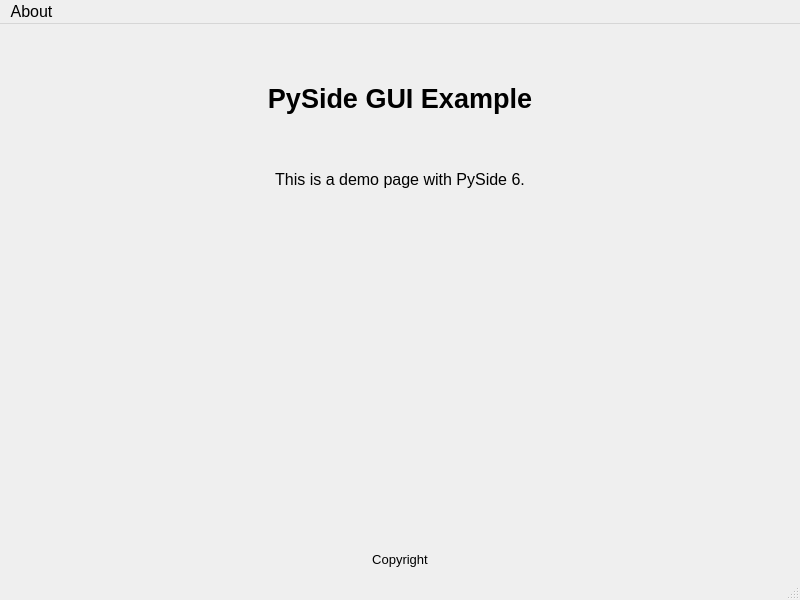
<?xml version="1.0" encoding="UTF-8"?>
<ui version="4.0">
 <class>MainWindow</class>
 <widget class="QMainWindow" name="MainWindow">
  <property name="geometry">
   <rect>
    <x>0</x>
    <y>0</y>
    <width>800</width>
    <height>600</height>
   </rect>
  </property>
  <property name="font">
   <font>
    <pointsize>12</pointsize>
   </font>
  </property>
  <property name="windowTitle">
   <string>MainWindow</string>
  </property>
  <widget class="QWidget" name="centralwidget">
   <layout class="QHBoxLayout" name="horizontalLayout" stretch="1,20,1">
    <item>
     <spacer name="horizontalSpacer">
      <property name="orientation">
       <enum>Qt::Horizontal</enum>
      </property>
      <property name="sizeHint" stdset="0">
       <size>
        <width>32</width>
        <height>20</height>
       </size>
      </property>
     </spacer>
    </item>
    <item>
     <layout class="QVBoxLayout" name="verticalLayout" stretch="1,2,1,10,1,1">
      <item>
       <spacer name="verticalSpacer">
        <property name="orientation">
         <enum>Qt::Vertical</enum>
        </property>
        <property name="sizeHint" stdset="0">
         <size>
          <width>20</width>
          <height>40</height>
         </size>
        </property>
       </spacer>
      </item>
      <item>
       <widget class="QLabel" name="title">
        <property name="font">
         <font>
          <family>Arial</family>
          <pointsize>20</pointsize>
          <bold>true</bold>
         </font>
        </property>
        <property name="text">
         <string>PySide GUI Example</string>
        </property>
        <property name="alignment">
         <set>Qt::AlignCenter</set>
        </property>
       </widget>
      </item>
      <item>
       <spacer name="verticalSpacer_2">
        <property name="orientation">
         <enum>Qt::Vertical</enum>
        </property>
        <property name="sizeHint" stdset="0">
         <size>
          <width>20</width>
          <height>40</height>
         </size>
        </property>
       </spacer>
      </item>
      <item>
       <widget class="QLabel" name="content">
        <property name="font">
         <font>
          <pointsize>12</pointsize>
         </font>
        </property>
        <property name="text">
         <string>This is a demo page with PySide 6.</string>
        </property>
        <property name="alignment">
         <set>Qt::AlignHCenter|Qt::AlignTop</set>
        </property>
       </widget>
      </item>
      <item>
       <spacer name="verticalSpacer_3">
        <property name="orientation">
         <enum>Qt::Vertical</enum>
        </property>
        <property name="sizeHint" stdset="0">
         <size>
          <width>20</width>
          <height>40</height>
         </size>
        </property>
       </spacer>
      </item>
      <item>
       <widget class="QLabel" name="copyright">
        <property name="font">
         <font>
          <pointsize>10</pointsize>
         </font>
        </property>
        <property name="text">
         <string>Copyright</string>
        </property>
        <property name="alignment">
         <set>Qt::AlignBottom|Qt::AlignHCenter</set>
        </property>
       </widget>
      </item>
     </layout>
    </item>
    <item>
     <spacer name="horizontalSpacer_2">
      <property name="orientation">
       <enum>Qt::Horizontal</enum>
      </property>
      <property name="sizeHint" stdset="0">
       <size>
        <width>32</width>
        <height>20</height>
       </size>
      </property>
     </spacer>
    </item>
   </layout>
  </widget>
  <widget class="QMenuBar" name="menubar">
   <property name="geometry">
    <rect>
     <x>0</x>
     <y>0</y>
     <width>800</width>
     <height>26</height>
    </rect>
   </property>
   <widget class="QMenu" name="menuAbout">
    <property name="font">
     <font>
      <pointsize>12</pointsize>
     </font>
    </property>
    <property name="title">
     <string>About</string>
    </property>
    <addaction name="actionversion"/>
   </widget>
   <addaction name="menuAbout"/>
  </widget>
  <widget class="QStatusBar" name="statusbar"/>
  <action name="actionversion">
   <property name="text">
    <string>version</string>
   </property>
  </action>
 </widget>
 <resources/>
 <connections/>
</ui>
